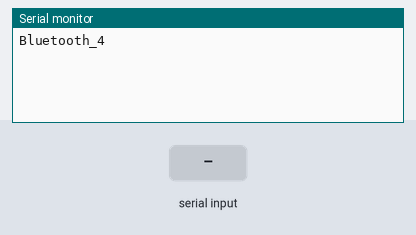
Bench run of a sketch on a simulated Arduino Uno, built with avr-gcc and run on an emulated ATmega328P. Shown: the last lines printed to the serial monitor. Inputs (shaded band) come from the test bench.

Above: at 1.2 s.
1.3 s: "1\n" received over the second serial link
At 2.0 s:
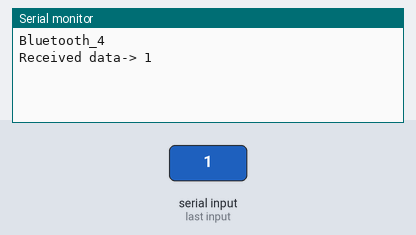
2.8 s: "0\n" received over the second serial link
At 4.0 s:
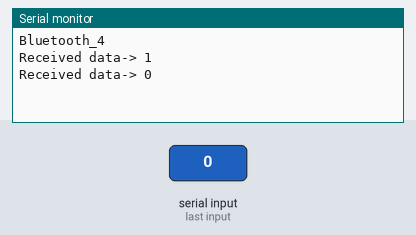
4.3 s: "2\n" received over the second serial link
At 5.4 s:
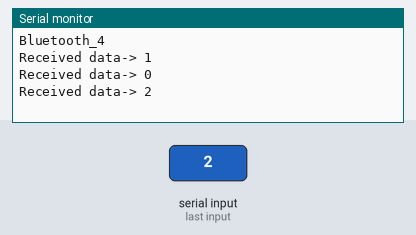

Measured:
- after the input at 1.3 s, the serial monitor: prints a new line at once (image 1)
- after the input at 2.8 s, the serial monitor: prints a new line at once (image 2)
- after the input at 4.3 s, the serial monitor: prints a new line at once (image 3)

The sketch:

BlueTooth_4.ino
```cpp
#include <SoftwareSerial.h>
SoftwareSerial BT1(A0, A1); // RX, TX recorder que se cruzan

void setup()
{
  Serial.begin(9600);
  Serial.println("Bluetooth_4");
  BT1.begin(9600);
}

void loop()
{
  if (BT1.available()){
    String s = getLineFromBt();
    Serial.println("Received data-> " + s);
  }

}

String getLineFromBt() {
  String S = "" ;
  if (BT1.available())
  { char c = BT1.read(); ;
    while ( c != '\n')            //Hasta que el caracter sea intro
    { S = S + c ;
      delay(25) ;
      c = BT1.read();
    }
    return S ;
  }
}
```
